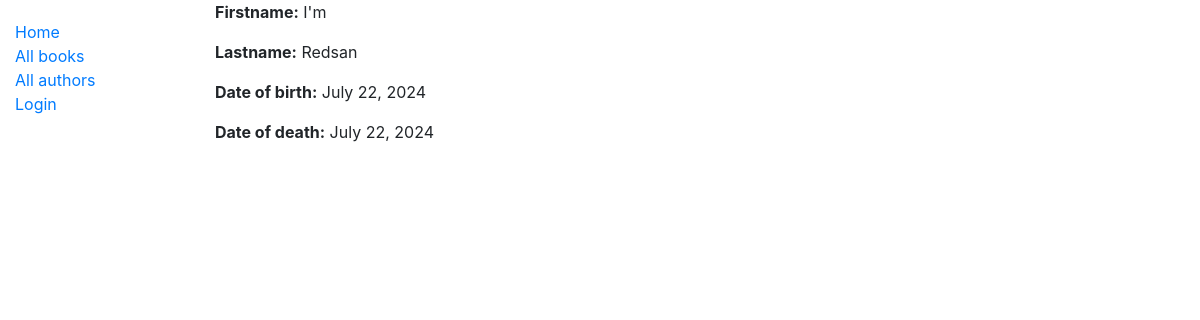
/catalog/author/2, run on the app's committed database.
### catalog/models.py (models this page shows, shortened)
class Author(models.Model):
    first_name = models.CharField(
        _("Firstname"),max_length=100, help_text=_("Enter the author's first name")
    )
    last_name = models.CharField(
        _("Lastname"),max_length=100, help_text=_("Enter the author's last name")
    )
    date_of_birth = models.DateField(
        _("Date of birth"),null=True, blank=True, help_text=_("Enter the author's date of birth")
    )
    date_of_death = models.DateField(
        _("Died"),
        null=True,
        blank=True,
        help_text=_("Enter the author's date of death, if applicable"),
    )
    class Meta:
        ordering = ["last_name", "first_name"]

### catalog/views.py (the view, shortened to what this page needs)
# urls.py: path("author/<int:pk>", views.AuthorDetailView.as_view(), name="author-detail"),
class AuthorDetailView(generic.DetailView):
    model = Author

### catalog/templates/catalog/author_detail.html (shortened to what this page needs)
{% extends "base_generic.html" %}
{% load i18n %}
{% block content %}
<p><strong>{% trans "Firstname"%}:</strong> {{ author.first_name }}</p>
<p><strong>{% trans "Lastname"%}:</strong> {{ author.last_name }}</p>
<p><strong>{% trans "Date of birth"%}:</strong> {{ author.date_of_birth }}</p>
<p><strong>{% trans "Date of death"%}:</strong> {{ author.date_of_death }}</p>
{% endblock %}

### data on the page
Author: first_name "I'm", last_name "Redsan", date_of_birth "July 22, 2024", date_of_death "July 22, 2024"
